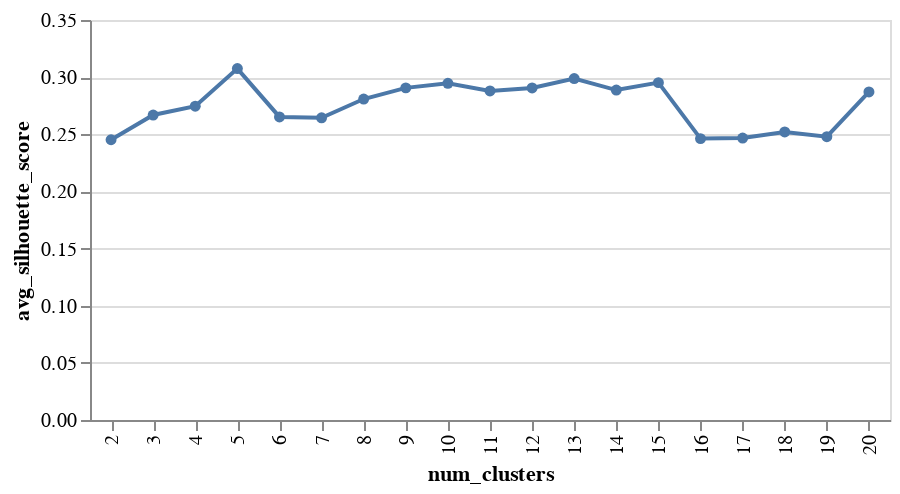

Notebook code cell kept with this figure:
### Code cell
data = pd.DataFrame({
  'num_clusters': list(nums_clusters),
  'avg_silhouette_score': scores
})

alt.Chart(data).mark_line(point=True).encode(
    x='num_clusters:N',
    y='avg_silhouette_score:Q',
    tooltip=['num_clusters:O', 'avg_silhouette_score:Q']
).properties(
    width=400,
    height=200
)

### Figure 1 — Vega-Lite specification as saved in the notebook (floating-point values rounded to 4 significant figures)
{"config": {"view": {"continuousWidth": 300, "continuousHeight": 300}}, "data": {"name": "data-ac7dff04f7c860fb0a5cb9bfcddfc432"}, "mark": {"type": "line", "point": true}, "encoding": {"tooltip": [{"field": "num_clusters", "type": "ordinal"}, {"field": "avg_silhouette_score", "type": "quantitative"}], "x": {"field": "num_clusters", "type": "nominal"}, "y": {"field": "avg_silhouette_score", "type": "quantitative"}}, "height": 200, "width": 400, "$schema": "https://vega.github.io/schema/vega-lite/v5.16.3.json", "datasets": {"data-ac7dff04f7c860fb0a5cb9bfcddfc432": [{"num_clusters": 2, "avg_silhouette_score": 0.2452}, {"num_clusters": 3, "avg_silhouette_score": 0.2669}, {"num_clusters": 4, "avg_silhouette_score": 0.2746}, {"num_clusters": 5, "avg_silhouette_score": 0.3075}, {"num_clusters": 6, "avg_silhouette_score": 0.2652}, {"num_clusters": 7, "avg_silhouette_score": 0.2644}, {"num_clusters": 8, "avg_silhouette_score": 0.2808}, {"num_clusters": 9, "avg_silhouette_score": 0.2906}, {"num_clusters": 10, "avg_silhouette_score": 0.2946}, {"num_clusters": 11, "avg_silhouette_score": 0.2879}, {"num_clusters": 12, "avg_silhouette_score": 0.2906}, {"num_clusters": 13, "avg_silhouette_score": 0.2988}, {"num_clusters": 14, "avg_silhouette_score": 0.2887}, {"num_clusters": 15, "avg_silhouette_score": 0.2952}, {"num_clusters": 16, "avg_silhouette_score": 0.2462}, {"num_clusters": 17, "avg_silhouette_score": 0.2467}, {"num_clusters": 18, "avg_silhouette_score": 0.2521}, {"num_clusters": 19, "avg_silhouette_score": 0.2479}, {"num_clusters": 20, "avg_silhouette_score": 0.2871}]}}
